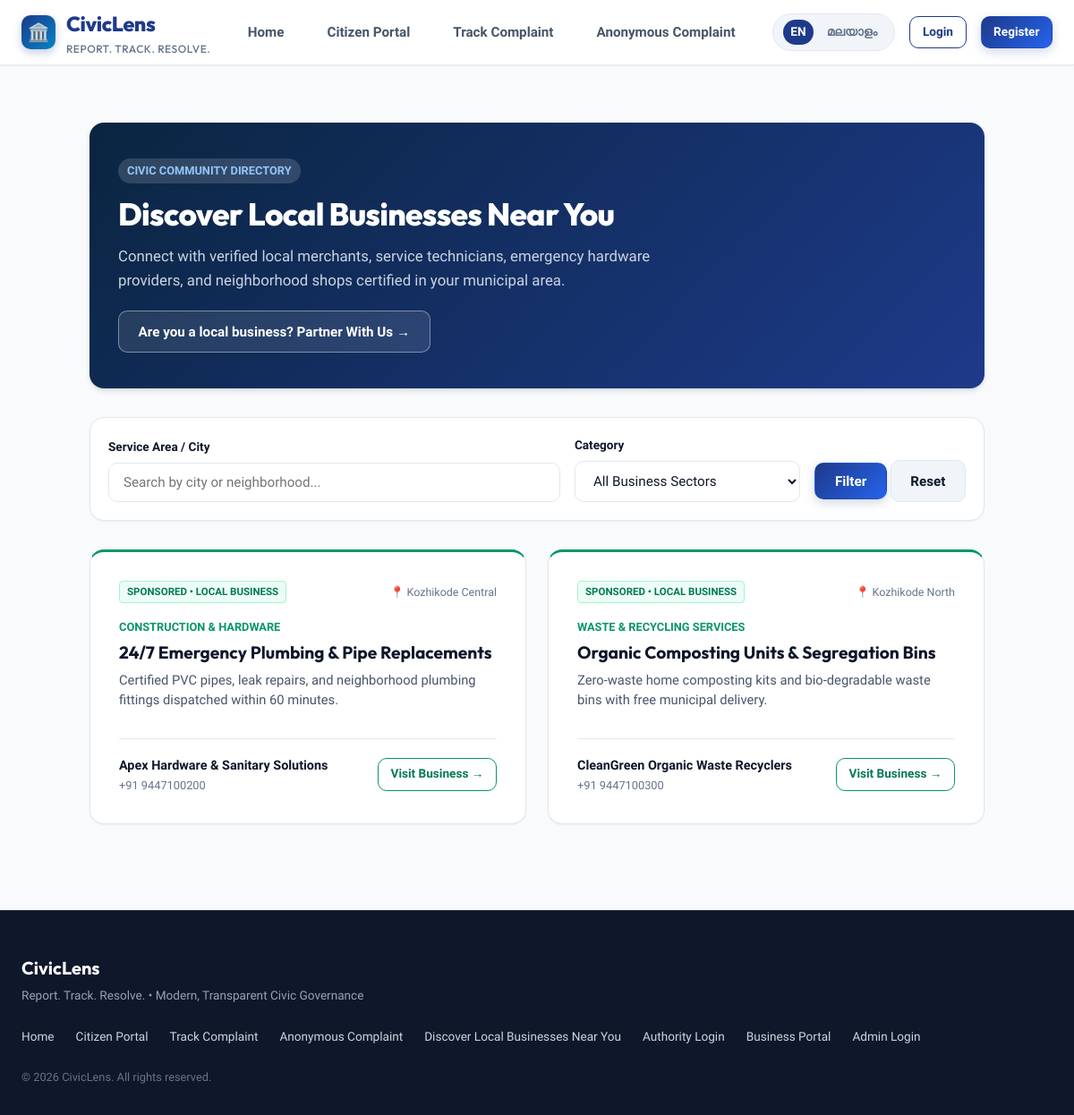
The app's page /advertisements.php with its own data.
### tables this page shows
CREATE TABLE IF NOT EXISTS `advertising_campaigns` (
    `id` INT AUTO_INCREMENT PRIMARY KEY,
    `business_id` INT NOT NULL,
    `package_id` INT NULL,
    `title` VARCHAR(150) NOT NULL,
    `description` TEXT NOT NULL,
    `service_area` VARCHAR(150) NOT NULL,
    `banner_image_path` VARCHAR(255) NULL,
    `target_url` VARCHAR(255) NULL,
    `status` ENUM('draft', 'pending_approval', 'approved', 'rejected', 'active', 'paused', 'expired') DEFAULT 'pending_approval',
    `rejection_reason` TEXT NULL,
    `start_date` DATETIME NULL,
    `end_date` DATETIME NULL,
    `paid_status` ENUM('unpaid', 'paid') DEFAULT 'unpaid',
    `created_at` TIMESTAMP DEFAULT CURRENT_TIMESTAMP,
    `updated_at` TIMESTAMP DEFAULT CURRENT_TIMESTAMP ON UPDATE CURRENT_TIMESTAMP,
    FOREIGN KEY (`business_id`) REFERENCES `businesses`(`id`) ON DELETE CASCADE,
    FOREIGN KEY (`package_id`) REFERENCES `advertising_packages`(`id`) ON DELETE SET NULL,
    INDEX `idx_ad_status_dates` (`status`, `start_date`, `end_date`),
    INDEX `idx_ad_location` (`service_area`)
);

CREATE TABLE IF NOT EXISTS `businesses` (
    `id` INT AUTO_INCREMENT PRIMARY KEY,
    `business_name` VARCHAR(150) NOT NULL,
    `owner_name` VARCHAR(100) NOT NULL,
    `email` VARCHAR(150) NOT NULL UNIQUE,
    `phone` VARCHAR(20) NOT NULL,
    `password_hash` VARCHAR(255) NOT NULL,
    `registration_number` VARCHAR(100) NULL,
    `category` VARCHAR(100) NOT NULL,
    `address` TEXT NOT NULL,
    `city` VARCHAR(100) NOT NULL,
    `website_url` VARCHAR(255) NULL,
    `is_verified` TINYINT(1) DEFAULT 0,
    `verification_notes` TEXT NULL,
    `verified_at` DATETIME NULL,
    `created_at` TIMESTAMP DEFAULT CURRENT_TIMESTAMP,
    INDEX `idx_business_email` (`email`),
    INDEX `idx_business_verified` (`is_verified`)
);

### includes/lang.php (called while the page is built, shortened)
<?php
function current_lang() {
    return isset($_SESSION['app_language']) ? $_SESSION['app_language'] : 'en';
}
function __($key) {
    global $TRANSLATIONS;
    $lang = current_lang();
    if (isset($TRANSLATIONS[$lang][$key])) {
        return $TRANSLATIONS[$lang][$key];
    }
    return $key;
}

### includes/functions.php (called while the page is built, shortened)
<?php
function e($value) {
    return htmlspecialchars((string)$value, ENT_QUOTES, 'UTF-8');
}
function sanitize_input($data) {
    return trim((string)$data);
}
function url($path = '') {
    return APP_URL . '/' . ltrim($path, '/');
}

### includes/auth.php (called while the page is built, shortened)
<?php
require_once __DIR__ . '/db.php';
require_once __DIR__ . '/functions.php';
function is_citizen_logged_in() {
    return !empty($_SESSION['citizen_id']);
}
function is_admin_logged_in() {
    return !empty($_SESSION['admin_id']);
}
function is_authority_logged_in() {
    return !empty($_SESSION['authority_id']);
}
function is_business_logged_in() {
    return !empty($_SESSION['business_id']);
}

### advertisements.php (the view, shortened to what this page needs)
<?php
require_once __DIR__ . '/includes/auth.php';
require_once __DIR__ . '/includes/functions.php';
require_once __DIR__ . '/includes/lang.php';
$db = get_db();
$area_filter = sanitize_input($_GET['area'] ?? '');
$query = "
    SELECT c.*, b.business_name, b.category as biz_category, b.city as biz_city, b.phone as biz_phone
    FROM advertising_campaigns c
    JOIN businesses b ON c.business_id = b.id
    WHERE c.status = 'active'
      AND b.is_verified = 1
      AND (c.start_date IS NULL OR c.start_date <= NOW())
      AND (c.end_date IS NULL OR c.end_date >= NOW())
";
$params = [];
$query .= " ORDER BY c.created_at DESC LIMIT 30";
$stmt = $db->prepare($query);
$stmt->execute($params);
$active_ads = $stmt->fetchAll();
require_once __DIR__ . '/includes/header.php';
?>
<div style="max-width: 1000px; margin: 1.5rem auto;">
    <div style="background: linear-gradient(135deg, #0a2540 0%, #1e3a8a 100%); color: #fff; padding: 2.5rem 2rem; border-radius: var(--radius-lg); margin-bottom: 2rem; box-shadow: var(--shadow-md);">
        <div style="max-width: 650px;">
            <span style="background: rgba(255,255,255,0.15); color: #93c5fd; font-size: 0.8rem; font-weight: 700; text-transform: uppercase; padding: 4px 10px; border-radius: 9999px; display: inline-block; margin-bottom: 0.75rem;">
                Civic Community Directory
            </span>
            <h1 style="font-size: 2.2rem; font-weight: 800; margin-bottom: 0.75rem; letter-spacing: -0.02em; color: #fff;">
                Discover Local Businesses Near You
            </h1>
            <p style="font-size: 1.05rem; color: #cbd5e1; line-height: 1.6; margin-bottom: 1.25rem;">
                Connect with verified local merchants, service technicians, emergency hardware providers, and neighborhood shops certified in your municipal area.
            </p>
            <div>
                <a href="<?= url('business_register.php') ?>" class="btn btn-outline" style="color: #fff; border-color: rgba(255,255,255,0.4); background: rgba(255,255,255,0.1);">
                    Are you a local business? Partner With Us &rarr;
                </a>
            </div>
        </div>
    </div>
    <div class="card" style="margin-bottom: 2rem; padding: 1.25rem;">
        <form method="GET" action="advertisements.php" style="display: flex; gap: 1rem; flex-wrap: wrap; align-items: flex-end;">
            <div style="flex: 2; min-width: 220px;">
                <label class="form-label" style="font-size: 0.85rem;">Service Area / City</label>
                <input type="text" name="area" class="form-control" placeholder="Search by city or neighborhood..." value="<?= e($area_filter) ?>">
            </div>
            <div style="flex: 1; min-width: 200px;">
                <label class="form-label" style="font-size: 0.85rem;">Category</label>
                <select name="category" class="form-control">
                    <option value="">All Business Sectors</option>
                </select>
            </div>
            <div>
                <button type="submit" class="btn btn-primary">Filter</button>
                <a href="advertisements.php" class="btn btn-secondary">Reset</a>
            </div>
        </form>
    </div>
    <?php if (empty($active_ads)): ?>
        <div class="card" style="text-align: center; padding: 3.5rem 1.5rem; color: var(--text-secondary);">
            <div style="font-size: 3rem; margin-bottom: 0.75rem;">🏪</div>
            <h3 style="color: var(--primary-navy); margin-bottom: 0.5rem;">No active business spotlights found</h3>
            <p style="max-width: 450px; margin: 0 auto 1.5rem auto;">
                Currently no commercial campaigns match the selected location or category.
            </p>
            <a href="<?= url('advertisements.php') ?>" class="btn btn-outline btn-sm">Clear Filters</a>
        </div>
    <?php else: ?>
        <div style="display: grid; grid-template-columns: repeat(auto-fit, minmax(300px, 1fr)); gap: 1.5rem;">
            <?php foreach ($active_ads as $ad): ?>
                <div class="card" style="display: flex; flex-direction: column; justify-content: space-between; position: relative; border-top: 3px solid #059669;">
                    <div style="display: flex; justify-content: space-between; align-items: center; margin-bottom: 0.85rem;">
                        <span style="font-size: 0.72rem; font-weight: 700; color: #047857; background: #ecfdf5; border: 1px solid #a7f3d0; padding: 2px 8px; border-radius: 4px; text-transform: uppercase;">
                            Sponsored &bull; Local Business
                        </span>
                        <span style="font-size: 0.78rem; color: var(--text-muted);">
                            📍 <?= e($ad['service_area']) ?>
                        </span>
                    </div>
                    <div style="flex: 1;">
                        <span style="font-size: 0.8rem; font-weight: 600; color: #059669; text-transform: uppercase;"><?= e($ad['biz_category']) ?></span>
                        <h3 style="font-size: 1.2rem; color: var(--primary-navy); margin: 0.25rem 0 0.5rem 0;">
                            <?= e($ad['title']) ?>
                        </h3>
                        <p style="font-size: 0.92rem; color: var(--text-secondary); line-height: 1.5; margin-bottom: 1rem;">
                            <?= nl2br(e($ad['description'])) ?>
                        </p>
                    </div>
                    <div style="border-top: 1px solid var(--border-color); padding-top: 1rem; margin-top: 1rem; display: flex; justify-content: space-between; align-items: center;">
                        <div>
                            <strong style="font-size: 0.9rem; color: var(--primary-navy);"><?= e($ad['business_name']) ?></strong>
                            <div style="font-size: 0.8rem; color: var(--text-muted);"><?= e($ad['biz_phone']) ?></div>
                        </div>
                        <?php if (!empty($ad['target_url'])): ?>
                            <a href="<?= url('api/track_click.php?ad_id=' . (int)$ad['id']) ?>" target="_blank" rel="noopener noreferrer" class="btn btn-outline btn-sm" style="color: #047857; border-color: #059669;">
                                Visit Business &rarr;
                            </a>
                        <?php endif; ?>
                    </div>
                </div>
            <?php endforeach; ?>
        </div>
    <?php endif; ?>
</div>
<?php require_once __DIR__ . '/includes/footer.php'; ?>

### includes/header.php (shortened to what this page needs)
<?php
require_once __DIR__ . '/db.php';
require_once __DIR__ . '/functions.php';
require_once __DIR__ . '/auth.php';
require_once __DIR__ . '/lang.php';
$current_page = basename($_SERVER['PHP_SELF']);
$unread_notifications_count = 0;
?>
<!DOCTYPE html>
<html lang="<?= e(current_lang()) ?>">
<head>
    <link rel="stylesheet" href="<?= url('assets/css/style.css') ?>">
</head>
<body>
<header class="navbar">
    <div class="container navbar-inner">
        <a href="<?= url('index.php') ?>" class="brand-link" title="<?= e(APP_NAME) ?>">
            <div class="brand-logo-icon">🏛️</div>
            <div>
                <div><?= e(__('app_name')) ?></div>
                <span class="brand-tagline"><?= e(__('tagline')) ?></span>
            </div>
        </a>
        <nav>
            <ul class="nav-links">
                <?php if (is_citizen_logged_in()): ?>
                    <li><a href="<?= url('dashboard.php') ?>" class="nav-link <?= ($current_page === 'dashboard.php') ? 'active' : '' ?>"><?= e(__('dashboard')) ?></a></li>
                    <li><a href="<?= url('report_issue.php') ?>" class="nav-link <?= ($current_page === 'report_issue.php') ? 'active' : '' ?>">+ <?= e(__('report_issue')) ?></a></li>
                    <li><a href="<?= url('track_complaint.php') ?>" class="nav-link <?= ($current_page === 'track_complaint.php') ? 'active' : '' ?>"><?= e(__('track_complaint')) ?></a></li>
                    <li>
                        <a href="<?= url('notifications.php') ?>" class="nav-link <?= ($current_page === 'notifications.php') ? 'active' : '' ?>">
                            🔔 <?= e(__('notifications')) ?>
                            <?php if ($unread_notifications_count > 0): ?>
                                <span style="background-color: var(--danger); color: #fff; border-radius: 9999px; padding: 2px 7px; font-size: 0.72rem; font-weight: 700; margin-left: 3px;">
                                    <?= $unread_notifications_count ?>
                                </span>
                            <?php endif; ?>
                        </a>
                    </li>
                <?php elseif (is_admin_logged_in()): ?>
                    <li><a href="<?= url('admin_dashboard.php') ?>" class="nav-link <?= ($current_page === 'admin_dashboard.php') ? 'active' : '' ?>">Admin Panel</a></li>
                    <li><a href="<?= url('admin_ads.php') ?>" class="nav-link <?= ($current_page === 'admin_ads.php') ? 'active' : '' ?>">Advertisements</a></li>
                <?php elseif (is_business_logged_in()): ?>
                    <li><a href="<?= url('business_dashboard.php') ?>" class="nav-link <?= ($current_page === 'business_dashboard.php') ? 'active' : '' ?>">Business Dashboard</a></li>
                <?php else: ?>
                    <li><a href="<?= url('index.php') ?>" class="nav-link <?= ($current_page === 'index.php') ? 'active' : '' ?>">Home</a></li>
                    <li><a href="<?= url('portal.php') ?>" class="nav-link <?= ($current_page === 'portal.php') ? 'active' : '' ?>"><?= e(__('citizen_portal')) ?></a></li>
                    <li><a href="<?= url('track_complaint.php') ?>" class="nav-link <?= ($current_page === 'track_complaint.php') ? 'active' : '' ?>"><?= e(__('track_complaint')) ?></a></li>
                    <li><a href="<?= url('anonymous.php') ?>" class="nav-link <?= ($current_page === 'anonymous.php') ? 'active' : '' ?>"><?= e(__('anonymous_complaint')) ?></a></li>
                <?php endif; ?>
            </ul>
        </nav>
        <div class="nav-actions">
            <div class="lang-selector">
                <a href="?lang=en" class="lang-btn <?= (current_lang() === 'en') ? 'active' : '' ?>" title="English">EN</a>
                <a href="?lang=ml" class="lang-btn <?= (current_lang() === 'ml') ? 'active' : '' ?>" title="Malayalam">മലയാളം</a>
            </div>
            <?php if (is_citizen_logged_in()): ?>
                <span style="font-size: 0.85rem; font-weight: 600; color: var(--navy-blue); background: #e0f2fe; padding: 0.4rem 0.8rem; border-radius: 9999px;">
                    👤 <?= e($_SESSION['citizen_name']) ?>
                </span>
                <a href="<?= url('logout.php') ?>" class="btn btn-secondary btn-sm"><?= e(__('logout')) ?></a>
            <?php else: ?>
                <a href="<?= url('login.php') ?>" class="btn btn-outline btn-sm"><?= e(__('login')) ?></a>
                <a href="<?= url('register.php') ?>" class="btn btn-primary btn-sm"><?= e(__('register')) ?></a>
            <?php endif; ?>
        </div>
    </div>
</header>
<main class="main-content">
    <div class="container">

### includes/footer.php (shortened to what this page needs)
<?php
require_once __DIR__ . '/lang.php';
?>
    </div>
</main>
<footer class="footer">
    <div class="container footer-inner">
        <div>
            <div style="font-family: 'Outfit', sans-serif; font-size: 1.25rem; font-weight: 700; color: #fff; margin-bottom: 0.25rem;">
                <?= e(APP_NAME) ?>
            </div>
            <p style="font-size: 0.85rem; color: #94a3b8;"><?= e(APP_TAGLINE) ?> &bull; Modern, Transparent Civic Governance</p>
        </div>
        <div style="display: flex; gap: 1.5rem; flex-wrap: wrap; font-size: 0.85rem;">
            <a href="<?= url('index.php') ?>">Home</a>
            <a href="<?= url('portal.php') ?>"><?= e(__('citizen_portal')) ?></a>
            <a href="<?= url('track_complaint.php') ?>"><?= e(__('track_complaint')) ?></a>
            <a href="<?= url('anonymous.php') ?>"><?= e(__('anonymous_complaint')) ?></a>
            <a href="<?= url('advertisements.php') ?>"><?= e(__('discover_local')) ?></a>
            <a href="<?= url('authority_login.php') ?>"><?= e(__('authority_login_btn')) ?></a>
            <a href="<?= url('business_login.php') ?>"><?= e(__('business_login_btn')) ?></a>
            <a href="<?= url('admin_login.php') ?>"><?= e(__('admin_login_btn')) ?></a>
        </div>
        <div style="font-size: 0.8rem; color: #64748b;">
            &copy; <?= date('Y') ?> <?= e(APP_NAME) ?>. All rights reserved.
        </div>
    </div>
</footer>
</body>
</html>

### records on screen
advertising_campaigns: service_area "Kozhikode Central", business.category "CONSTRUCTION & HARDWARE", title "24/7 Emergency Plumbing & Pipe Replacements", description "Certified PVC pipes, leak repairs, and neighborhood plumbing fittings dispatched within 60 minutes.", business.business_name "Apex Hardware & Sanitary Solutions", business.phone "+91 9447100200"
advertising_campaigns: service_area "Kozhikode North", business.category "WASTE & RECYCLING SERVICES", title "Organic Composting Units & Segregation Bins", description "Zero-waste home composting kits and bio-degradable waste bins with free municipal delivery.", business.business_name "CleanGreen Organic Waste Recyclers", business.phone "+91 9447100300"

### other values on screen
__('app_name') "CivicLens"
__('tagline') "REPORT. TRACK. RESOLVE."
__('citizen_portal') "Citizen Portal"
__('track_complaint') "Track Complaint"
__('anonymous_complaint') "Anonymous Complaint"
__('login') "Login"
__('register') "Register"
APP_NAME "CivicLens"
APP_TAGLINE "Report. Track. Resolve."
__('discover_local') "Discover Local Businesses Near You"
__('authority_login_btn') "Authority Login"
__('business_login_btn') "Business Portal"
__('admin_login_btn') "Admin Login"
